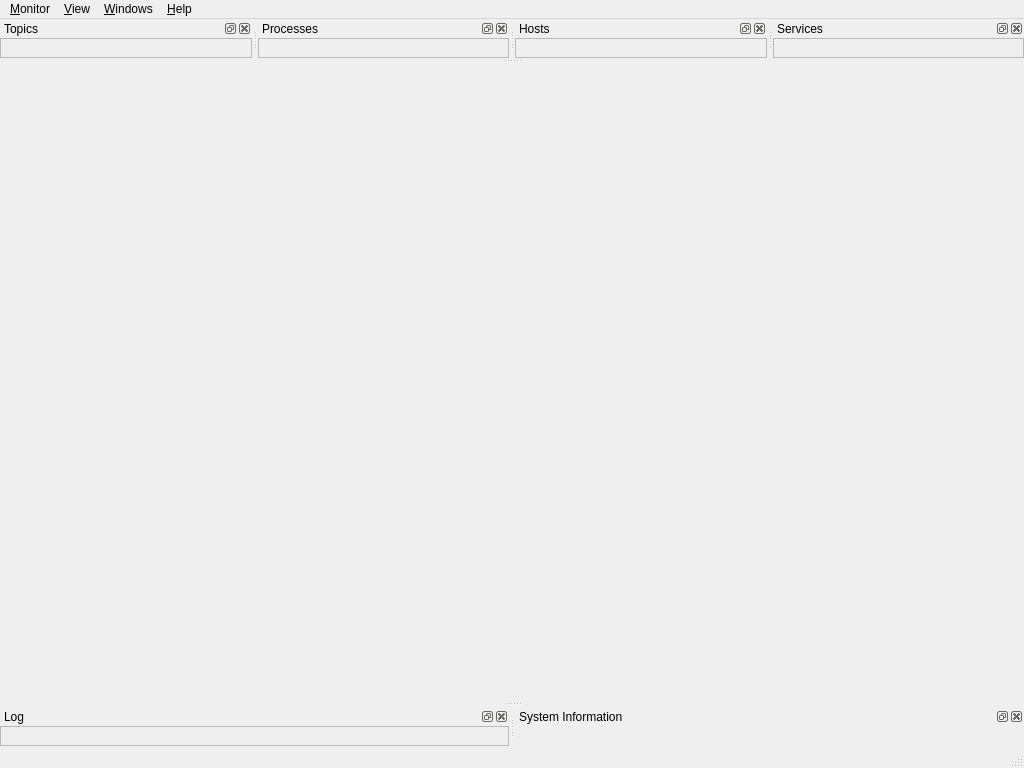
<?xml version="1.0" encoding="UTF-8"?>
<ui version="4.0">
 <class>EcalmonMainWindow</class>
 <widget class="QMainWindow" name="EcalmonMainWindow">
  <property name="geometry">
   <rect>
    <x>0</x>
    <y>0</y>
    <width>1024</width>
    <height>768</height>
   </rect>
  </property>
  <property name="windowTitle">
   <string>eCAL Monitor</string>
  </property>
  <property name="windowIcon">
   <iconset resource="../resources/resources.qrc">
    <normaloff>:/ecalmon/APP_ICON</normaloff>:/ecalmon/APP_ICON</iconset>
  </property>
  <property name="dockOptions">
   <set>QMainWindow::AllowNestedDocks|QMainWindow::AllowTabbedDocks|QMainWindow::AnimatedDocks</set>
  </property>
  <widget class="QWidget" name="central_widget"/>
  <widget class="QMenuBar" name="menubar">
   <property name="geometry">
    <rect>
     <x>0</x>
     <y>0</y>
     <width>1024</width>
     <height>21</height>
    </rect>
   </property>
   <widget class="QMenu" name="menu_file">
    <property name="title">
     <string>&amp;Monitor</string>
    </property>
    <widget class="QMenu" name="menu_monitor_refresh_speed">
     <property name="title">
      <string>&amp;Monitor Refresh Speed</string>
     </property>
     <addaction name="action_monitor_refresh_speed_0_5s"/>
     <addaction name="action_monitor_refresh_speed_1s"/>
     <addaction name="action_monitor_refresh_speed_2s"/>
     <addaction name="action_monitor_refresh_speed_5s"/>
     <addaction name="action_monitor_refresh_speed_10s"/>
     <addaction name="separator"/>
     <addaction name="action_monitor_refresh_speed_paused"/>
    </widget>
    <widget class="QMenu" name="menu_poll_frequency">
     <property name="title">
      <string>&amp;Log poll speed</string>
     </property>
     <addaction name="action_log_poll_speed_100hz"/>
     <addaction name="action_log_poll_speed_50hz"/>
     <addaction name="action_log_poll_speed_20hz"/>
     <addaction name="action_log_poll_speed_10hz"/>
     <addaction name="action_log_poll_speed_2hz"/>
     <addaction name="action_log_poll_speed_1hz"/>
     <addaction name="separator"/>
     <addaction name="action_log_poll_speed_paused"/>
    </widget>
    <addaction name="action_monitor_refresh_now"/>
    <addaction name="menu_monitor_refresh_speed"/>
    <addaction name="separator"/>
    <addaction name="action_poll_log_now"/>
    <addaction name="menu_poll_frequency"/>
    <addaction name="action_save_log_as"/>
    <addaction name="action_clear_log"/>
    <addaction name="separator"/>
    <addaction name="action_plugin_settings"/>
    <addaction name="separator"/>
    <addaction name="action_exit"/>
   </widget>
   <widget class="QMenu" name="menu_view">
    <property name="title">
     <string>&amp;View</string>
    </property>
    <addaction name="action_reset_layout"/>
    <addaction name="separator"/>
    <addaction name="action_alternating_row_colors"/>
    <addaction name="action_show_parsed_times"/>
    <addaction name="separator"/>
    <addaction name="action_npcap_status"/>
   </widget>
   <widget class="QMenu" name="menu_help">
    <property name="title">
     <string>&amp;Help</string>
    </property>
    <addaction name="action_about"/>
    <addaction name="separator"/>
    <addaction name="action_licenses"/>
   </widget>
   <widget class="QMenu" name="menu_windows">
    <property name="title">
     <string>&amp;Windows</string>
    </property>
   </widget>
   <addaction name="menu_file"/>
   <addaction name="menu_view"/>
   <addaction name="menu_windows"/>
   <addaction name="menu_help"/>
  </widget>
  <widget class="QStatusBar" name="statusbar"/>
  <widget class="QDockWidget" name="logging_dockwidget">
   <property name="windowTitle">
    <string>Log</string>
   </property>
   <attribute name="dockWidgetArea">
    <number>8</number>
   </attribute>
   <widget class="QWidget" name="logging_dockwidget_content">
    <layout class="QVBoxLayout" name="verticalLayout">
     <property name="leftMargin">
      <number>0</number>
     </property>
     <property name="topMargin">
      <number>0</number>
     </property>
     <property name="rightMargin">
      <number>0</number>
     </property>
     <property name="bottomMargin">
      <number>0</number>
     </property>
     <item>
      <widget class="QFrame" name="logging_dockwidget_content_frame">
       <property name="frameShape">
        <enum>QFrame::StyledPanel</enum>
       </property>
       <property name="frameShadow">
        <enum>QFrame::Plain</enum>
       </property>
       <layout class="QVBoxLayout" name="logging_dockwidget_content_frame_layout"/>
      </widget>
     </item>
    </layout>
   </widget>
  </widget>
  <widget class="QDockWidget" name="topics_dockwidget">
   <property name="windowTitle">
    <string>Topics</string>
   </property>
   <attribute name="dockWidgetArea">
    <number>4</number>
   </attribute>
   <widget class="QWidget" name="topics_dockwidget_content">
    <layout class="QVBoxLayout" name="verticalLayout_2">
     <property name="leftMargin">
      <number>0</number>
     </property>
     <property name="topMargin">
      <number>0</number>
     </property>
     <property name="rightMargin">
      <number>0</number>
     </property>
     <property name="bottomMargin">
      <number>0</number>
     </property>
     <item>
      <widget class="QFrame" name="topics_dockwidget_content_frame">
       <property name="frameShape">
        <enum>QFrame::StyledPanel</enum>
       </property>
       <property name="frameShadow">
        <enum>QFrame::Plain</enum>
       </property>
       <layout class="QVBoxLayout" name="topics_dockwidget_content_frame_layout"/>
      </widget>
     </item>
    </layout>
   </widget>
  </widget>
  <widget class="QDockWidget" name="processes_dockwidget">
   <property name="windowTitle">
    <string>Processes</string>
   </property>
   <attribute name="dockWidgetArea">
    <number>4</number>
   </attribute>
   <widget class="QWidget" name="processes_dockwidget_content">
    <layout class="QVBoxLayout" name="verticalLayout_3">
     <property name="leftMargin">
      <number>0</number>
     </property>
     <property name="topMargin">
      <number>0</number>
     </property>
     <property name="rightMargin">
      <number>0</number>
     </property>
     <property name="bottomMargin">
      <number>0</number>
     </property>
     <item>
      <widget class="QFrame" name="processes_dockwidget_content_frame">
       <property name="frameShape">
        <enum>QFrame::StyledPanel</enum>
       </property>
       <property name="frameShadow">
        <enum>QFrame::Plain</enum>
       </property>
       <layout class="QVBoxLayout" name="processes_dockwidget_content_frame_layout"/>
      </widget>
     </item>
    </layout>
   </widget>
  </widget>
  <widget class="QDockWidget" name="host_dockwidget">
   <property name="windowTitle">
    <string>Hosts</string>
   </property>
   <attribute name="dockWidgetArea">
    <number>4</number>
   </attribute>
   <widget class="QWidget" name="host_dockwidget_content">
    <layout class="QVBoxLayout" name="verticalLayout_5">
     <property name="leftMargin">
      <number>0</number>
     </property>
     <property name="topMargin">
      <number>0</number>
     </property>
     <property name="rightMargin">
      <number>0</number>
     </property>
     <property name="bottomMargin">
      <number>0</number>
     </property>
     <item>
      <widget class="QFrame" name="host_dockwidget_content_frame">
       <property name="frameShape">
        <enum>QFrame::StyledPanel</enum>
       </property>
       <property name="frameShadow">
        <enum>QFrame::Plain</enum>
       </property>
       <layout class="QVBoxLayout" name="host_dockwidget_content_frame_layout"/>
      </widget>
     </item>
    </layout>
   </widget>
  </widget>
  <widget class="QDockWidget" name="service_dockwidget">
   <property name="windowTitle">
    <string>Services</string>
   </property>
   <attribute name="dockWidgetArea">
    <number>4</number>
   </attribute>
   <widget class="QWidget" name="service_dockwidget_content">
    <layout class="QVBoxLayout" name="verticalLayout_4">
     <property name="leftMargin">
      <number>0</number>
     </property>
     <property name="topMargin">
      <number>0</number>
     </property>
     <property name="rightMargin">
      <number>0</number>
     </property>
     <property name="bottomMargin">
      <number>0</number>
     </property>
     <item>
      <widget class="QFrame" name="service_dockwidget_content_frame">
       <property name="frameShape">
        <enum>QFrame::StyledPanel</enum>
       </property>
       <property name="frameShadow">
        <enum>QFrame::Plain</enum>
       </property>
       <layout class="QVBoxLayout" name="service_dockwidget_content_frame_layout"/>
      </widget>
     </item>
    </layout>
   </widget>
  </widget>
  <widget class="QDockWidget" name="system_information_dockwidget">
   <property name="windowTitle">
    <string>System Information</string>
   </property>
   <attribute name="dockWidgetArea">
    <number>8</number>
   </attribute>
   <widget class="QWidget" name="system_information_dockwidget_content">
    <layout class="QVBoxLayout" name="verticalLayout_6">
     <property name="leftMargin">
      <number>0</number>
     </property>
     <property name="topMargin">
      <number>0</number>
     </property>
     <property name="rightMargin">
      <number>0</number>
     </property>
     <property name="bottomMargin">
      <number>0</number>
     </property>
     <item>
      <widget class="QFrame" name="system_information_dockwidget_content_frame">
       <property name="frameShape">
        <enum>QFrame::NoFrame</enum>
       </property>
       <property name="frameShadow">
        <enum>QFrame::Plain</enum>
       </property>
       <layout class="QVBoxLayout" name="system_information_dockwidget_content_frame_layout">
        <property name="leftMargin">
         <number>0</number>
        </property>
        <property name="topMargin">
         <number>0</number>
        </property>
        <property name="rightMargin">
         <number>0</number>
        </property>
        <property name="bottomMargin">
         <number>0</number>
        </property>
       </layout>
      </widget>
     </item>
    </layout>
   </widget>
  </widget>
  <action name="action_exit">
   <property name="icon">
    <iconset resource="../../../iconset/ecalicons.qrc">
     <normaloff>:/ecalicons/EXIT</normaloff>:/ecalicons/EXIT</iconset>
   </property>
   <property name="text">
    <string>&amp;Exit</string>
   </property>
   <property name="shortcut">
    <string>Ctrl+Q</string>
   </property>
  </action>
  <action name="action_clear_log">
   <property name="icon">
    <iconset resource="../../../iconset/ecalicons.qrc">
     <normaloff>:/ecalicons/REMOVE</normaloff>:/ecalicons/REMOVE</iconset>
   </property>
   <property name="text">
    <string>&amp;Clear Log</string>
   </property>
  </action>
  <action name="action_reset_layout">
   <property name="text">
    <string>&amp;Reset Layout</string>
   </property>
  </action>
  <action name="action_alternating_row_colors">
   <property name="checkable">
    <bool>true</bool>
   </property>
   <property name="checked">
    <bool>true</bool>
   </property>
   <property name="text">
    <string>&amp;Alternating row colors</string>
   </property>
  </action>
  <action name="actionDocumentation">
   <property name="text">
    <string>&amp;Documentation...</string>
   </property>
  </action>
  <action name="action_about">
   <property name="icon">
    <iconset resource="../../../iconset/ecalicons.qrc">
     <normaloff>:/ecalicons/INFO</normaloff>:/ecalicons/INFO</iconset>
   </property>
   <property name="text">
    <string>&amp;About...</string>
   </property>
   <property name="shortcut">
    <string>F1</string>
   </property>
  </action>
  <action name="action_licenses">
   <property name="text">
    <string>&amp;Licenses...</string>
   </property>
  </action>
  <action name="action_monitor_refresh_now">
   <property name="icon">
    <iconset resource="../../../iconset/ecalicons.qrc">
     <normaloff>:/ecalicons/RESTART</normaloff>:/ecalicons/RESTART</iconset>
   </property>
   <property name="text">
    <string>&amp;Refresh monitor now</string>
   </property>
   <property name="shortcut">
    <string>F5</string>
   </property>
  </action>
  <action name="action_monitor_refresh_speed_0_5s">
   <property name="checkable">
    <bool>true</bool>
   </property>
   <property name="text">
    <string>0.5 sec</string>
   </property>
  </action>
  <action name="action_monitor_refresh_speed_1s">
   <property name="checkable">
    <bool>true</bool>
   </property>
   <property name="text">
    <string>1 sec</string>
   </property>
  </action>
  <action name="action_monitor_refresh_speed_2s">
   <property name="checkable">
    <bool>true</bool>
   </property>
   <property name="text">
    <string>2 sec</string>
   </property>
  </action>
  <action name="action_monitor_refresh_speed_5s">
   <property name="checkable">
    <bool>true</bool>
   </property>
   <property name="text">
    <string>5 sec</string>
   </property>
  </action>
  <action name="action_monitor_refresh_speed_10s">
   <property name="checkable">
    <bool>true</bool>
   </property>
   <property name="text">
    <string>10 sec</string>
   </property>
  </action>
  <action name="action_monitor_refresh_speed_paused">
   <property name="checkable">
    <bool>true</bool>
   </property>
   <property name="text">
    <string>Paused</string>
   </property>
  </action>
  <action name="action_poll_log_now">
   <property name="icon">
    <iconset resource="../../../iconset/ecalicons.qrc">
     <normaloff>:/ecalicons/RESTART</normaloff>:/ecalicons/RESTART</iconset>
   </property>
   <property name="text">
    <string>&amp;Poll log now</string>
   </property>
   <property name="shortcut">
    <string>F6</string>
   </property>
  </action>
  <action name="action_log_poll_speed_100hz">
   <property name="checkable">
    <bool>true</bool>
   </property>
   <property name="text">
    <string>100 Hz</string>
   </property>
  </action>
  <action name="action_log_poll_speed_50hz">
   <property name="checkable">
    <bool>true</bool>
   </property>
   <property name="text">
    <string>50 Hz</string>
   </property>
  </action>
  <action name="action_log_poll_speed_20hz">
   <property name="checkable">
    <bool>true</bool>
   </property>
   <property name="text">
    <string>20 Hz</string>
   </property>
  </action>
  <action name="action_log_poll_speed_10hz">
   <property name="checkable">
    <bool>true</bool>
   </property>
   <property name="text">
    <string>10 Hz</string>
   </property>
  </action>
  <action name="action_log_poll_speed_2hz">
   <property name="checkable">
    <bool>true</bool>
   </property>
   <property name="text">
    <string>2 Hz</string>
   </property>
  </action>
  <action name="action_log_poll_speed_paused">
   <property name="checkable">
    <bool>true</bool>
   </property>
   <property name="text">
    <string>Paused</string>
   </property>
  </action>
  <action name="action_save_log_as">
   <property name="icon">
    <iconset resource="../../../iconset/ecalicons.qrc">
     <normaloff>:/ecalicons/SAVE_AS</normaloff>:/ecalicons/SAVE_AS</iconset>
   </property>
   <property name="text">
    <string>&amp;Save log as...</string>
   </property>
  </action>
  <action name="action_log_poll_speed_1hz">
   <property name="checkable">
    <bool>true</bool>
   </property>
   <property name="text">
    <string>1 Hz</string>
   </property>
  </action>
  <action name="action_show_parsed_times">
   <property name="checkable">
    <bool>true</bool>
   </property>
   <property name="checked">
    <bool>true</bool>
   </property>
   <property name="text">
    <string>&amp;Show times as date</string>
   </property>
  </action>
  <action name="action_plugin_settings">
   <property name="text">
    <string>Plugin settings...</string>
   </property>
  </action>
  <action name="action_npcap_status">
   <property name="text">
    <string>Npcap status...</string>
   </property>
  </action>
 </widget>
 <resources>
  <include location="../resources/resources.qrc"/>
  <include location="../../../iconset/ecalicons.qrc"/>
 </resources>
 <connections/>
</ui>
